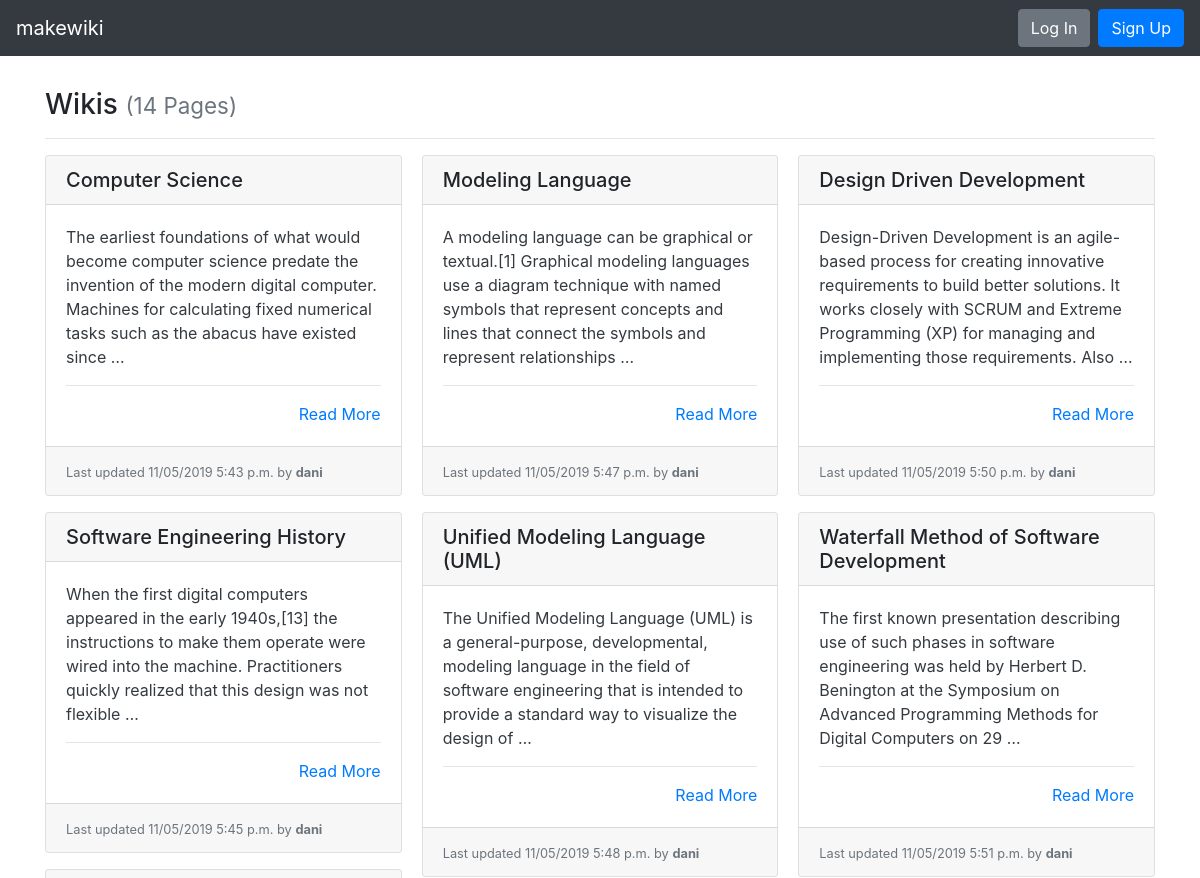
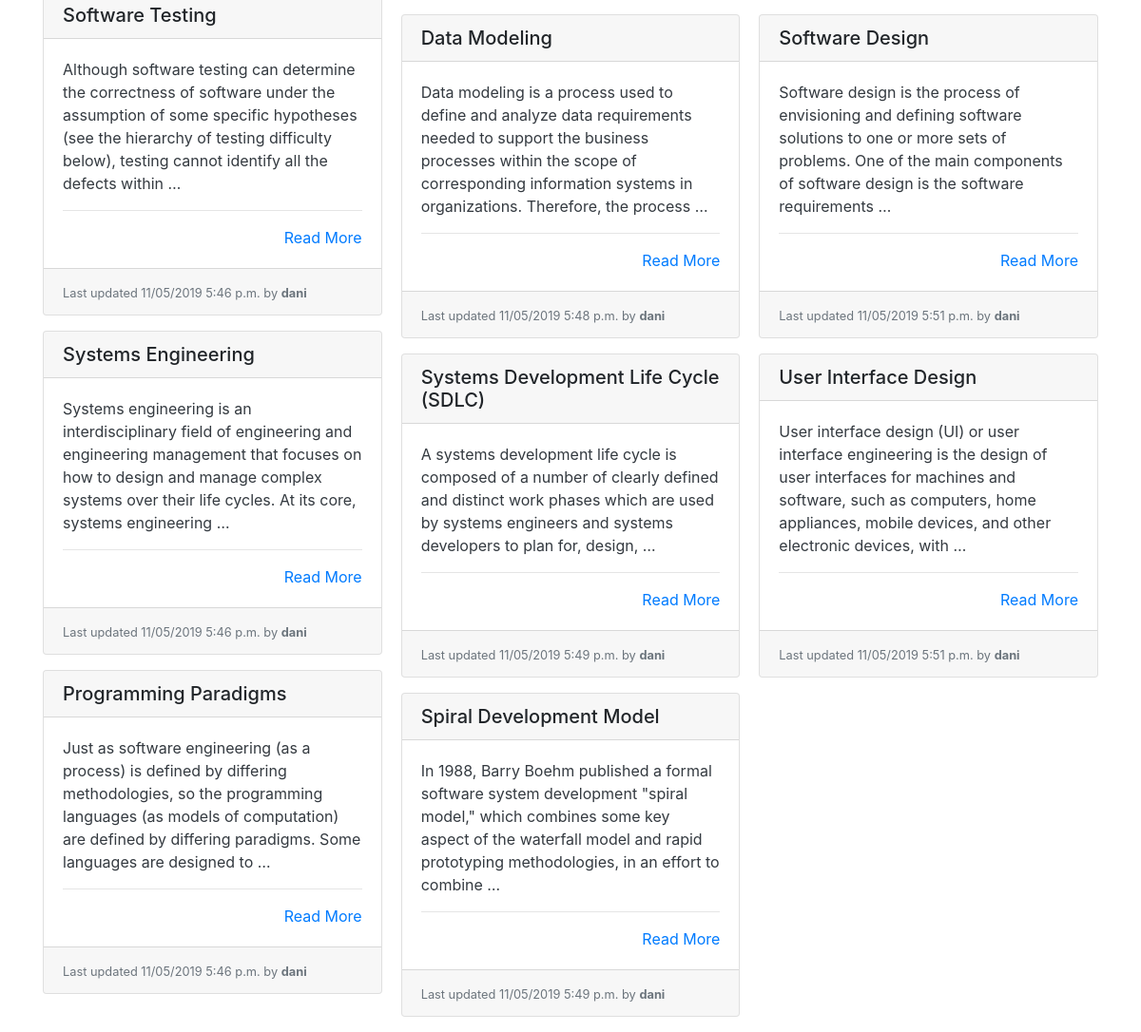
The app's page /, older data (2 pictures, top to bottom).
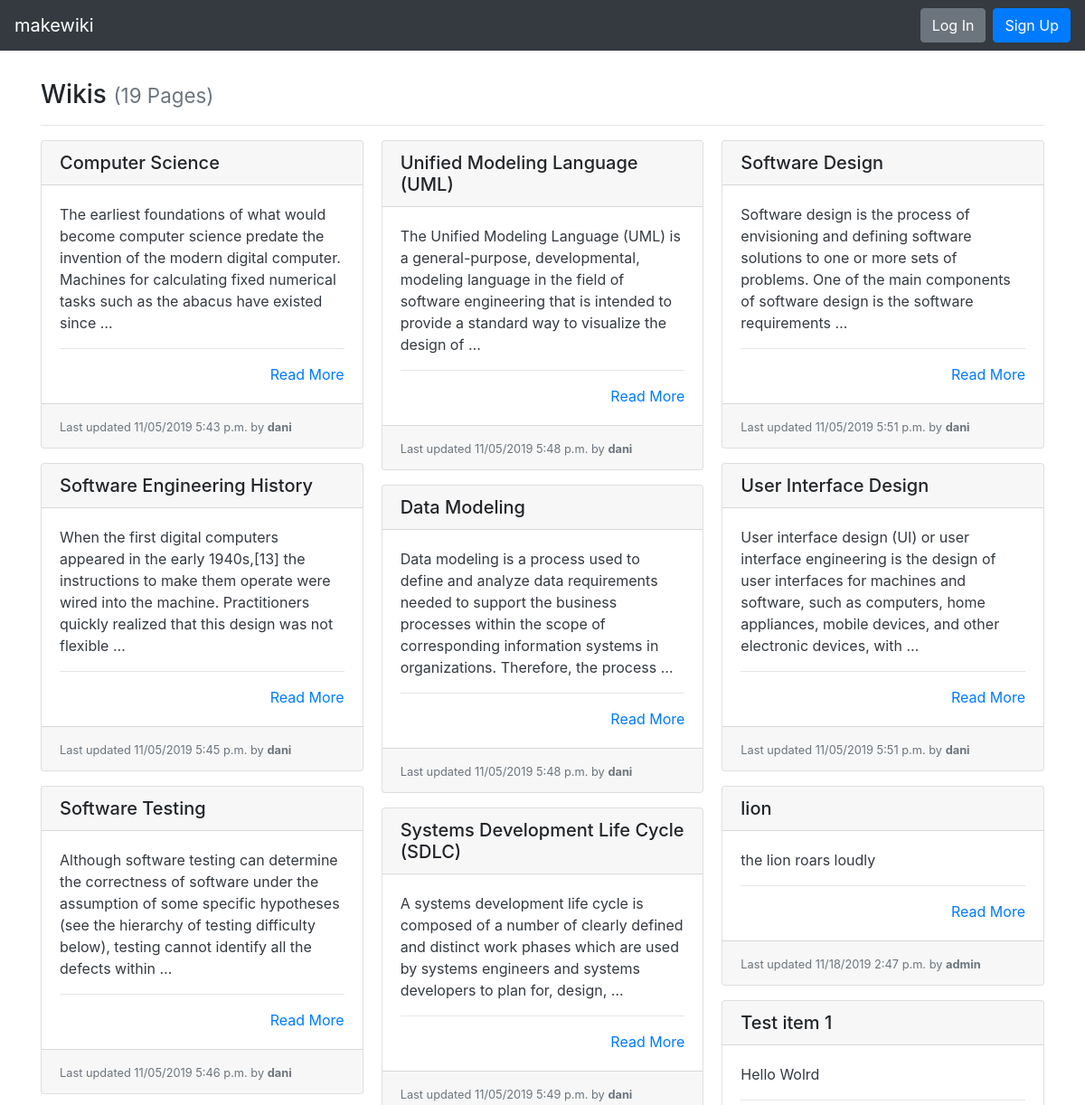
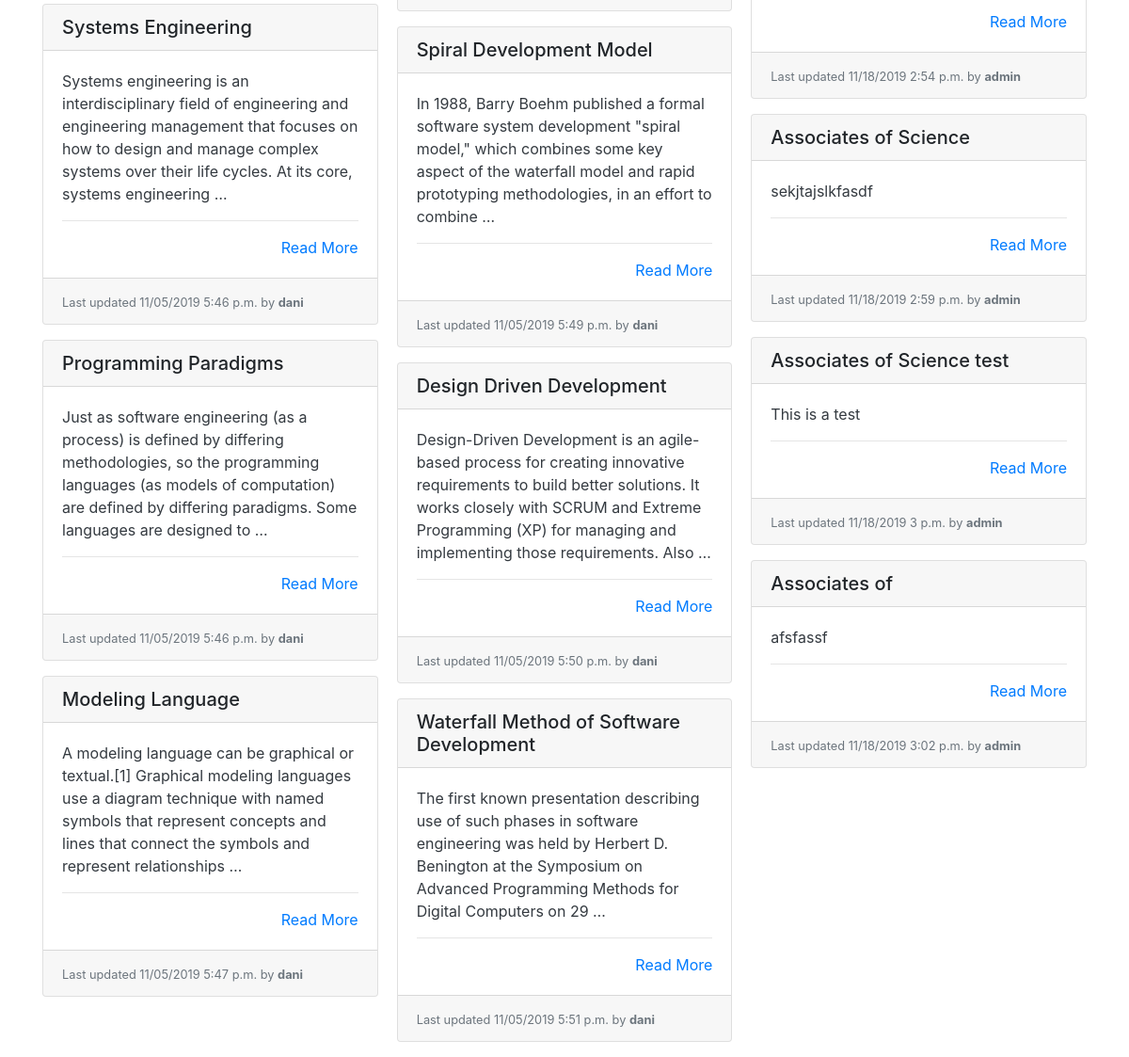
The same page, newer data (2 pictures, top to bottom).
### wiki/models.py (models this page shows, shortened)
class Page(models.Model):
    title = models.CharField(max_length=settings.WIKI_PAGE_TITLE_MAX_LENGTH, unique=True,
                            help_text="Title of your page.")
    author = models.ForeignKey(User, on_delete=models.PROTECT,
                            help_text="The user that posted this article.")
    slug = models.CharField(max_length=settings.WIKI_PAGE_TITLE_MAX_LENGTH, blank=True, editable=False,
                            help_text="Unique URL path to access this page. Generated by the system.")
    content = models.TextField(help_text="Write the content of your page here.")
    created = models.DateTimeField(auto_now_add=True,
                            help_text="The date and time this page was created. Automatically generated when the model saves.")
    modified = models.DateTimeField(auto_now=True,
                            help_text="The date and time this page was updated. Automatically generated when the model updates.")

### wiki/views.py (the view)
# urls.py: path('', PageListView.as_view(), name='wiki-list-page'),
class PageListView(ListView):
    model = Page
    def get(self, request):
        pages = self.get_queryset().all()
        return render(request, 'list.html', {'pages': pages})

### wiki/templates/list.html
{% extends "base.html" %}
{% block content %}
  <h3>Wikis {% if pages %}<small class="text-muted">({{ pages|length }} Page{{ pages|length|pluralize:"s" }})</small>{% endif %}</h3>
  <hr>
  {% if pages %}
    <div class="card-columns">
      {% for page in pages %}
        {% include "partials/card.html" %}
      {% endfor %}
    </div>
  {% else %}
    <div class="alert alert-primary" role="alert">No pages to display.</div>
  {% endif %}
{% endblock %}

### templates/base.html (shortened to what this page needs)
<!doctype html>
<html lang="en">
  <head>
    <link rel="stylesheet" href="https://stackpath.bootstrapcdn.com/bootstrap/4.3.1/css/bootstrap.min.css"
>
  </head>
  <body>
    <nav class="navbar navbar-expand-md navbar-dark bg-dark">
      <a class="navbar-brand" href="{% url 'wiki-list-page' %}"> makewiki</a>
      <form class="form-inline ml-auto">
        {% if not user.is_authenticated %}
        <a href="{% url 'login' %}" class="btn btn-secondary ml-2">Log In</a>
            <a href="{% url 'signup' %}" class="btn btn-primary ml-2">Sign Up</a>
        {% endif %}
      </form>
    </nav>
    <main role="main" class="container" style="margin-top: 4vh;">
      {% block content %}{% endblock %}
    </main>
  </body>

### wiki/templates/partials/card.html
<div class="card mb-3">
  <h5 class="card-header ">{{ page.title }}</h5>
  <div class="card-body border-dark">
    <p class="card-text text-dark">
      {{ page.content|truncatewords_html:30 }}
      <hr>
      <div class="text-right"><a href="{% url 'wiki-details-page' page.slug %}" title="Read More">Read More</a></div>
  </div>
  <div class="card-footer">
    <small class="text-muted">Last updated {{ page.modified|date:"SHORT_DATETIME_FORMAT" }} by <b>{{ page.author.username }}</b></small>
  </div>
</div>

Row changes from the older to the newer data that the page shows:
added Page: title "lion", content "the lion roars loudly", modified "11/18/2019 2:47 p.m.", author.username "admin"
added Page: title "Test item 1", content "Hello Wolrd", modified "11/18/2019 2:54 p.m.", author.username "admin"
added Page: title "Associates of Science", content "sekjtajslkfasdf", modified "11/18/2019 2:59 p.m.", author.username "admin"
added Page: title "Associates of Science test", content "This is a test", modified "11/18/2019 3 p.m.", author.username "admin"
added Page: title "Associates of", content "afsfassf", modified "11/18/2019 3:02 p.m.", author.username "admin"
Text that changed along with them:
{{ pages|length }}: "14" → "19"
